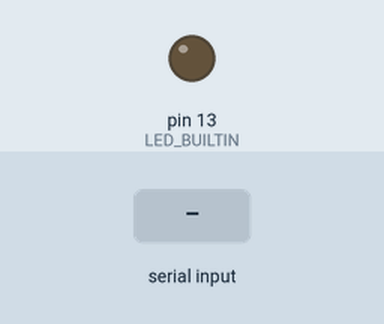
This sketch was run on a simulated Arduino Uno, built with avr-gcc and run on an emulated ATmega328P. On the bench: output pins drawn as LEDs (lit = HIGH). Dashed ring = blinking. Inputs (shaded band) come from the test bench.

Above: at 1.2 s.
1.3 s: "1" received over Serial
At 2.7 s:
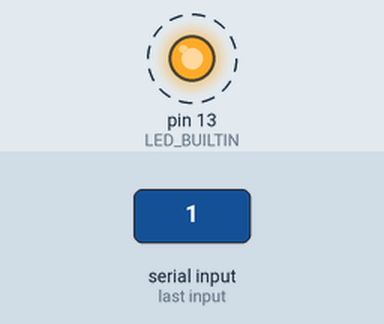
Timing chart, 0 to 10.3 s (numbered marks = the images above; inputs shaded):
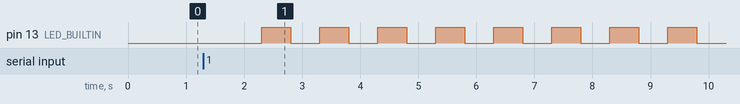

The sketch:

UART_Test.ino
```cpp
// Title: UART Test
// Description: Test program to confirm UART functionality
// Usage: Connect to Arduino using Python UART test program, send two int values (two bytes each, four bytes total) for hardware to interpret.
// After sending int values, LED on Arduino will blink the number that was sent with a pause in between numbers.

byte incomingBytes[2];
// byte testBytes[] = {0x8C, 0xA0};
// byte testBytes[] = {0x00, 0x00, 0x80, 0x00};

void setup() {
  // put your setup code here, to run once:
  Serial.begin(115200);
  while (!Serial)
    ;
  pinMode(LED_BUILTIN, OUTPUT);
  digitalWrite(LED_BUILTIN, LOW);
  // unsigned int number = (testBytes[0]<<8)|(testBytes[1]);
  // Serial.println(number);
}

void loop() {
  // put your main code here, to run repeatedly:
  // send data only when you receive data:
  if (Serial.available() > 0) {
    // read the incoming byte:
    // incomingBytes = Serial.read();
    Serial.readBytes(incomingBytes, 2);

    // say what you got:
    // Serial.print("I received: ");
    // Serial.println(incomingByte, DEC);

    // int number = int((incomingBytes[0]<<24)|(incomingBytes[1]<<16)|(incomingBytes[2]<<8)|(incomingBytes[3]));
    // int number = int((unsigned char)(incomingBytes[0]) << 24 | (unsigned char)(incomingBytes[1]) << 16 | (unsigned char)(incomingBytes[2]) << 8 | (unsigned char)(incomingBytes[3]));
    unsigned int number = (incomingBytes[0]<<8)|(incomingBytes[1]);
    // int number = incomingBytes[0];

    // if(number == 36000)
    // {
    //   digitalWrite(LED_BUILTIN, HIGH);
    // }
    for(int i = 0; i < number; i++) {
      digitalWrite(LED_BUILTIN, HIGH);
      delay(500);
      digitalWrite(LED_BUILTIN, LOW);
      delay(500);
    }

    // delay(1000);
  }
}
```

Measured:
- after the input at 1.3 s, pin 13 (LED_BUILTIN): alternates HIGH for 0.50 s and LOW for 0.50 s, starting after 1.0 s
